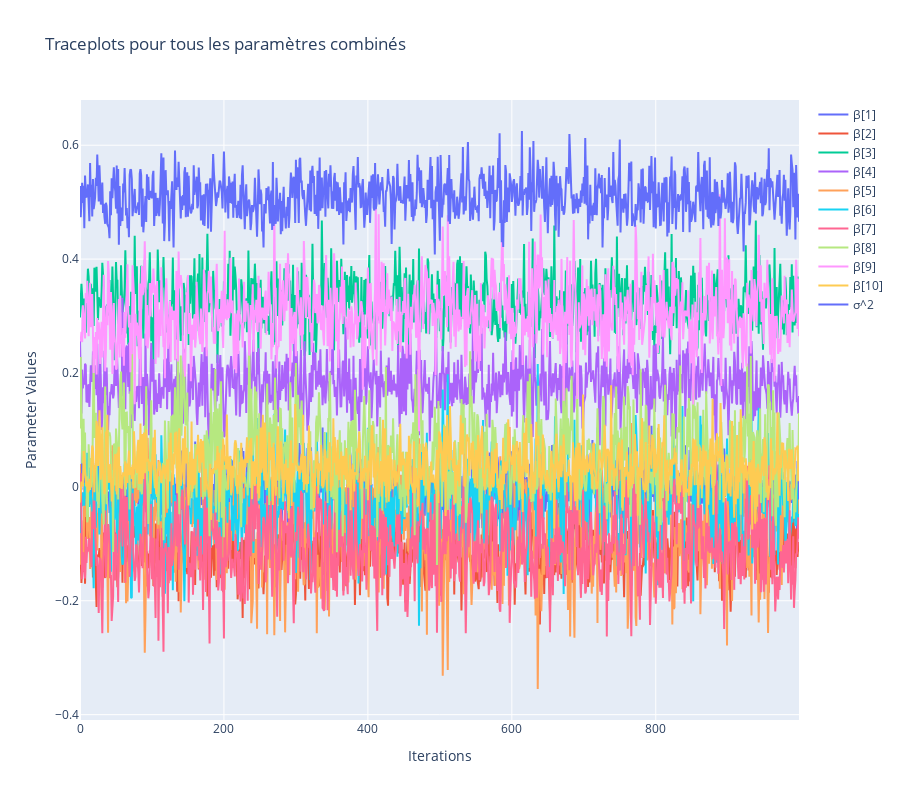

Notebook code for this chart:
### Markdown cell above
**Q2.** Faire tourner la chaîne MCMC avec les paramètres suivants : $N_g = N_b = 1000$, $a_0 = b_0 = 1$, $\lambda = 10$.

* Afficher le *traceplot* pour un paramètre de votre choix. Commenter.
* Pour chacun des paramètres $\boldsymbol{\beta}$ et $\sigma^2$, afficher un histogramme ou un KDE des $N_g$ échantillons obtenus. Afficher sur le même plot la valeur de l'estimation MMSE et MAP. Enfin, donner l'intervalle de crédibilité à 95%. (Cf. dernier chapitre du cours Intro à l'Estimation)

### Code cell
import plotly.graph_objects as go

Ng = 1000
Nb = 1000
a0 = 1
b0 = 1
l = 10

samples = bayesian_lasso_gibbs(X, y, Ng, Nb, a0, b0, l)
num_params = samples.shape[1]  # Nombre total de paramètres (incluant sigma^2)
param_names = [f"β[{i}]" for i in range(1, P + 1)] + ["σ^2"]  # Noms des paramètres

fig, axes = plt.subplots(num_params, 1, figsize=(10, 2 * num_params))

for i in range(num_params):
    ax = axes[i]
    ax.plot(samples[:, i])
    ax.set_title(f"Traceplot for {param_names[i]}")
    ax.set_xlabel("Iterations")
    ax.set_ylabel(f"Value of {param_names[i]}")

plt.tight_layout()
plt.show()

# Création d'un seul graphique avec Plotly montrant tous les paramètres
fig = go.Figure()

for i in range(num_params):
    fig.add_trace(go.Scatter(
        y=samples[:, i],
        mode='lines',
        name=param_names[i]
    ))

fig.update_layout(
    title="Traceplots pour tous les paramètres combinés",
    xaxis_title="Iterations",
    yaxis_title="Parameter Values",
    height=800
)

fig.show()

### Figure 1 — Plotly figure (JSON) as saved in the notebook; plotly's stock layout.template omitted (floating-point values rounded to 4 significant figures; data arrays with more than 128 entries replaced by an {"elided": "..."} marker saying what was removed)
{"data": [{"mode": "lines", "name": "β[1]", "type": "scatter", "y": {"elided": "1000 float values"}}, {"mode": "lines", "name": "β[2]", "type": "scatter", "y": {"elided": "1000 float values"}}, {"mode": "lines", "name": "β[3]", "type": "scatter", "y": {"elided": "1000 float values"}}, {"mode": "lines", "name": "β[4]", "type": "scatter", "y": {"elided": "1000 float values"}}, {"mode": "lines", "name": "β[5]", "type": "scatter", "y": {"elided": "1000 float values"}}, {"mode": "lines", "name": "β[6]", "type": "scatter", "y": {"elided": "1000 float values"}}, {"mode": "lines", "name": "β[7]", "type": "scatter", "y": {"elided": "1000 float values"}}, {"mode": "lines", "name": "β[8]", "type": "scatter", "y": {"elided": "1000 float values"}}, {"mode": "lines", "name": "β[9]", "type": "scatter", "y": {"elided": "1000 float values"}}, {"mode": "lines", "name": "β[10]", "type": "scatter", "y": {"elided": "1000 float values"}}, {"mode": "lines", "name": "σ^2", "type": "scatter", "y": {"elided": "1000 float values"}}], "layout": {"height": 800, "title": {"text": "Traceplots pour tous les paramètres combinés"}, "xaxis": {"title": {"text": "Iterations"}}, "yaxis": {"title": {"text": "Parameter Values"}}}}
